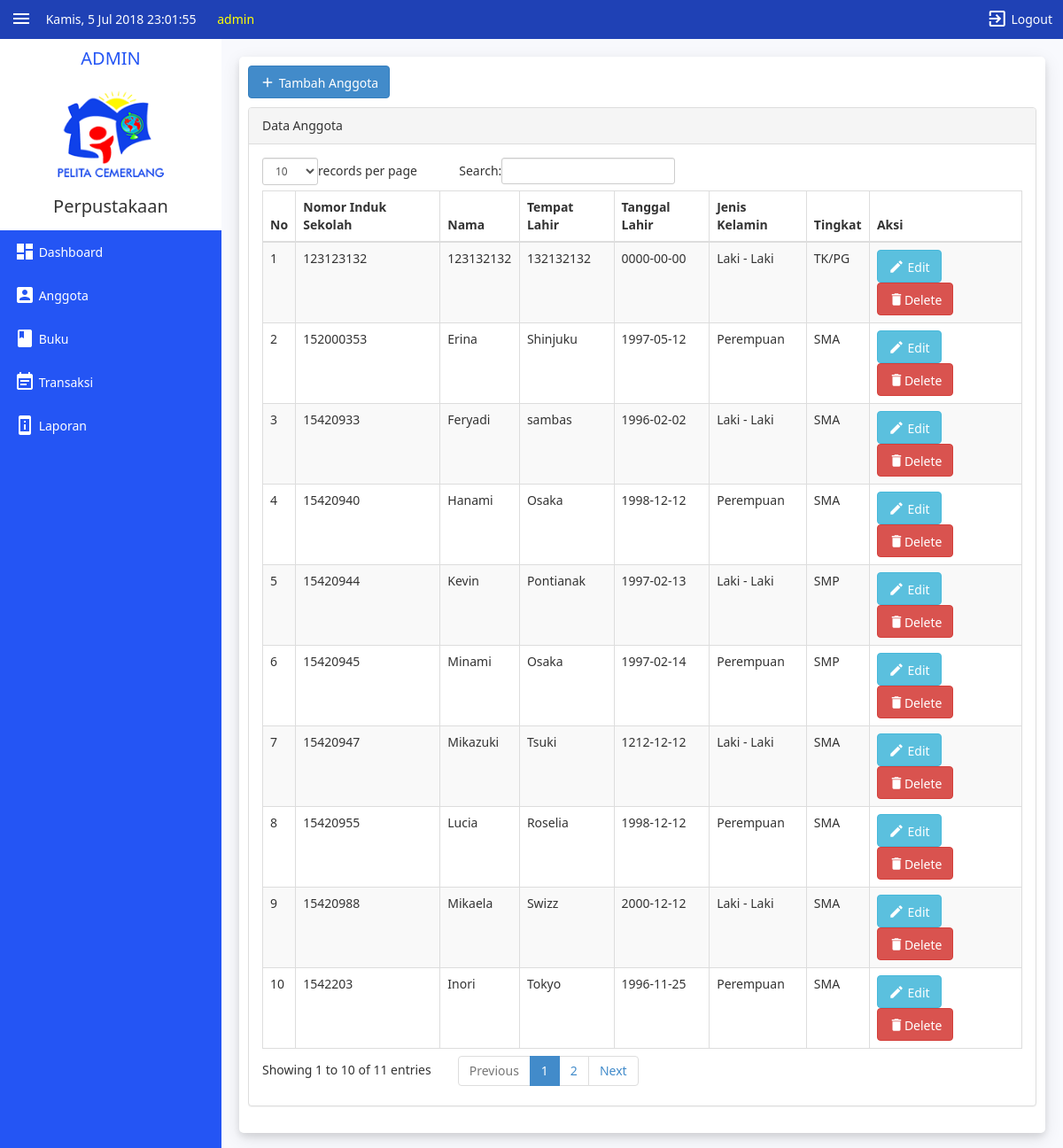
Before: /admin/index.php?page=anggota (signed in) with the older database file.
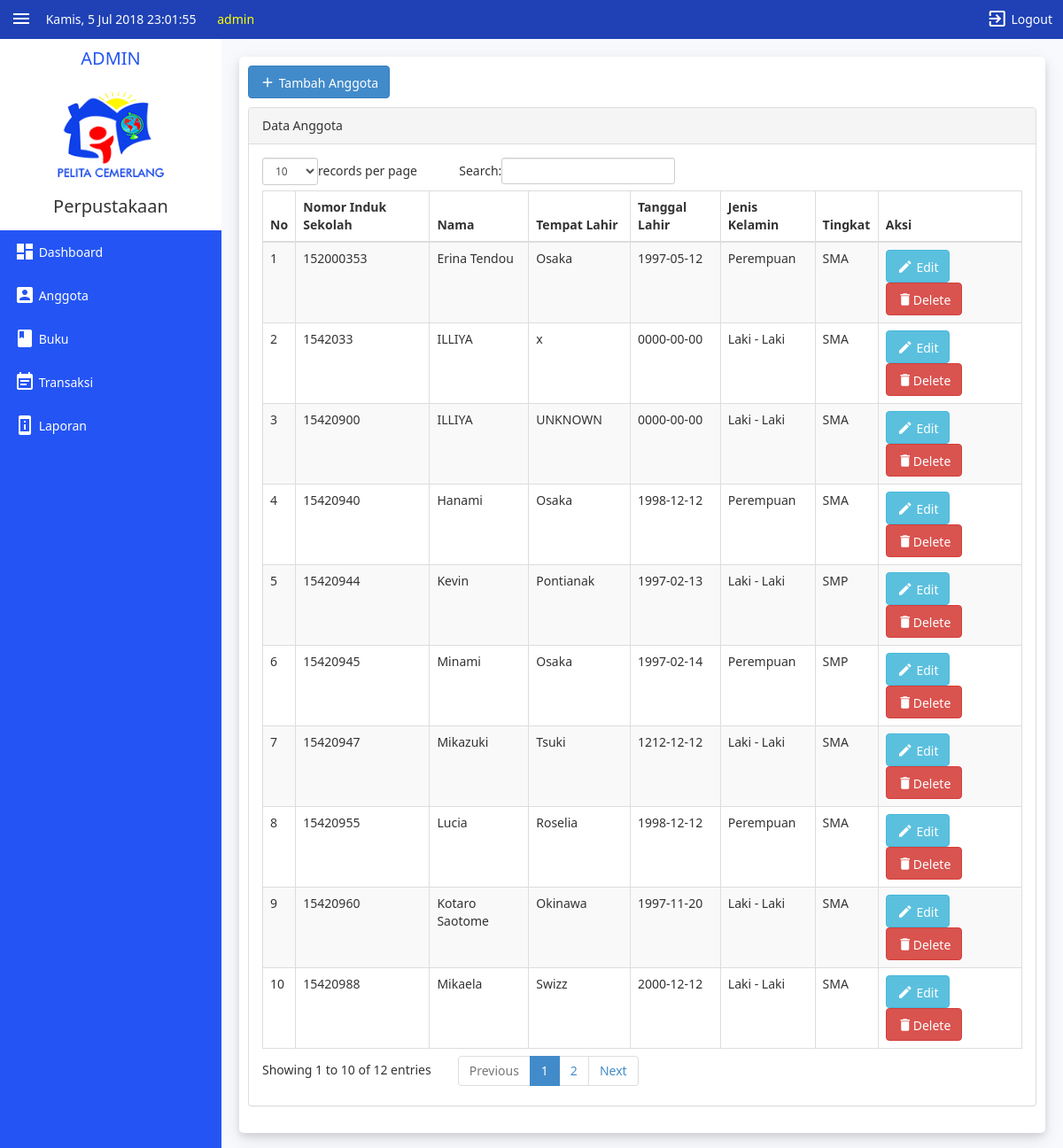
After: the same page with the newer database file.
### tables this page shows
CREATE TABLE `tbuser` (
  `id` int(11) NOT NULL,
  `status` varchar(5) NOT NULL,
  `nama` varchar(225) NOT NULL,
  `username` varchar(225) NOT NULL,
  `password` varchar(225) NOT NULL
);

CREATE TABLE `tb_anggota` (
  `nis` varchar(15) NOT NULL,
  `nama` varchar(255) NOT NULL,
  `tmp_lahir` varchar(125) NOT NULL,
  `tgl_lahir` date NOT NULL,
  `jk` enum('l','p') NOT NULL,
  `tingkat` varchar(25) NOT NULL
);

### admin/page/anggota/anggota.php (the view, shortened to what the changed rows need)
<a href="?page=anggota&aksi=tambah" class="btn btn-primary" style="margin-bottom: 10px"><i class="material-icons md-18">add</i> Tambah Anggota</a>
<div class="row">
  <div class="col-md-12">
      <div class="panel panel-default">
          <div class="panel-heading">
               Data Anggota
          </div>
          <div class="panel-body">
              <div class="table-responsive" id="container-table-anggota">
                  <table class="table table-striped table-bordered table-hover" id="dataTables-example">
                      <thead>
                          <tr>
                              <th>No</th>
                              <th>Nomor Induk Sekolah</th>
                              <th>Nama</th>
                              <th>Tempat Lahir</th>
                              <th>Tanggal Lahir</th>
                              <th>Jenis Kelamin</th>
                              <th>Tingkat</th>
                              <th>Aksi </th>
                          </tr>
                      </thead>
                      <tbody>
                        <?php
                        $no = 1;
                        $query = "SELECT * FROM tb_anggota";
                        $sql = $conn -> query($query);
                        while ($data= $sql-> fetch_assoc()){
                        $jk = ($data['jk']=='l')?"Laki - Laki":"Perempuan";
                        ?>
                        <tr>
                          <td><?php echo $no++; ?></td>
                          <td><?php echo $data['nis'];?></td>
                          <td><?php echo $data['nama'];?></td>
                          <td><?php echo $data['tmp_lahir'];?></td>
                          <td><?php echo $data['tgl_lahir'];?></td>
                          <td><?php echo $jk;?></td>
                          <td><?php echo $data['tingkat'];?></td>
                          <td>
                              <a href="?page=anggota&aksi=edit&id=<?php echo $data['nis'];?>" class="btn btn-info"><i class="material-icons md-18">edit</i> Edit</a>
                              <a onclick="return confirm('Anda Yakin Ingin Menghapus Data Anggota Berikut?')" href="?page=anggota&aksi=hapus&id=<?php echo $data['nis'];?>" class="btn btn-danger"><i class="material-icons md-18">delete</i>Delete</a>
                          </div>
                          </td>
                        </tr>
                      <?php } ?>

### admin/index.php (shortened to what the changed rows need)
<!DOCTYPE html>
<html>
<head>
  <link rel="stylesheet" href="../assets/css/bootstrap.css">
  <link rel="stylesheet" href="../assets/css/bootstrap.ba.css">
  <link rel="stylesheet" href="../assets/css/style.css">
  <link href="../assets/js/dataTables/dataTables.bootstrap.css" rel="stylesheet" >
</head>
<body onload="setInterval('displayServerTime()', 1000);">
  <div class="top-bar">
    <div class="hamburger">
      <button class="hamburger-button" onclick="toggleNav()"><i class="material-icons logout-button">menu</i></button>
    </div>
    <div id="logoutButton" class="hamburger hamburger-logout">
      <button class="hamburger-button" onclick="document.getElementById('modallogout').style.display='block'" ><i class="material-icons logout-button">exit_to_app</i> Logout</button>
    </div>
    <div class="top-bar-menu">
      <?php
        function hari(){
            switch (date("N")) {
              case '4':
                $hari = "Kamis";
                break;
            }
            return($hari);
        }
        $tanggal = hari().", ". date("j M Y");
        echo $tanggal;
      ?>
      <span id="clock"><?php print date('H:i:s'); ?></span>
    </div>
    <div class="top-bar-menu" style="color:yellow; padding-left:20px; font-size:14px;">
      <?php
        include '../koneksi.php';
          $username = $_SESSION['username'];
        mysqli_select_db($conn,'perpustakaan');
        $result = mysqli_query($conn,"SELECT * FROM tbuser WHERE username = '$username'");
        if (mysqli_num_rows($result) > 0) {
          while($row = mysqli_fetch_assoc($result)) {
            echo $row['nama'];
          }
        }
      ?>
    </div>
  </div>
  <div id="mySidenav" class="sidenav tab">
    <div style="background:white;padding:10px;">
      <h2 id="admin" class="admin">ADMIN</h2>
      <h2 style="text-align: Center;">Perpustakaan</h2>
    </div>
  </div>
  <div id="main" class="main">
    <div class="sub-main">
        <div class="content">
          <?php
            $page = $_GET['page'];
            $aksi = $_GET['aksi'];
            if($page == "anggota"){
              if (isset($_GET['aksi'])){
                if ($aksi=="tambah"){
                  include "./page/anggota/tambah.php";
                }
                elseif ($aksi=="edit"){
                  include "./page/anggota/edit.php";
                }
                elseif ($aksi=="hapus"){
                  include "./page/anggota/hapus.php";
                }
                elseif ($aksi=="coba"){
                  include "./page/anggota/coba.php";
                }
              }
              else {
                include "./page/anggota/anggota.php";
              }
            }
            else {
              include "./page/dashboard.php";
            }
          ?>
</body>
</html>

Changed rows visible on the page:
removed tb_anggota: nis "123123132", nama "123132132", tmp_lahir "132132132", tgl_lahir "0000-00-00", jk "Laki - Laki", tingkat "TK/PG"
removed tb_anggota: nis "15420933", nama "Feryadi", tmp_lahir "sambas", tgl_lahir "1996-02-02", jk "Laki - Laki", tingkat "SMA"
no longer on this page (row unchanged): tb_anggota: nis "1542203", nama "Inori", tmp_lahir "Tokyo", tgl_lahir "1996-11-25", jk "Perempuan", tingkat "SMA"
changed tb_anggota id 152000353: nama "Erina" → "Erina Tendou"; tmp_lahir "Shinjuku" → "Osaka"
added tb_anggota: nis "1542033", nama "ILLIYA", tmp_lahir "x", tgl_lahir "0000-00-00", jk "Laki - Laki", tingkat "SMA"
added tb_anggota: nis "15420900", nama "ILLIYA", tmp_lahir "UNKNOWN", tgl_lahir "0000-00-00", jk "Laki - Laki", tingkat "SMA"
added tb_anggota: nis "15420960", nama "Kotaro Saotome", tmp_lahir "Okinawa", tgl_lahir "1997-11-20", jk "Laki - Laki", tingkat "SMA"
Other visible differences:
text written by a page script: "records per page Search: Showing 1 to 10 of 11 entries Previous 1 2 Next" → "records per page Search: Showing 1 to 10 of 12 entries Previous 1 2 Next"
